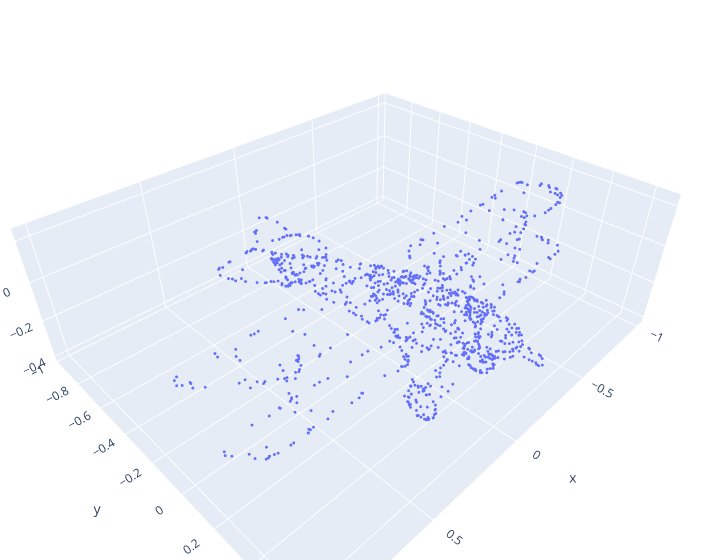

Here is the notebook cell this chart was saved with:
### Code cell
plane_01_sample = sample_farthest_points(torch.Tensor(plane_01).unsqueeze(0), K = 1024, random_start_point=True)[0].squeeze(0).numpy()
show_3d_plot(plane_01_sample)

### Figure 1 — Plotly figure (JSON) as saved in the notebook; plotly's stock layout.template omitted (floating-point values rounded to 4 significant figures; data arrays with more than 128 entries replaced by an {"elided": "..."} marker saying what was removed)
{"data": [{"hovertemplate": "x=%{x}<br>y=%{y}<br>z=%{z}<extra></extra>", "legendgroup": "", "marker": {"color": "#636efa", "size": 1, "symbol": "circle"}, "mode": "markers", "name": "", "scene": "scene", "showlegend": false, "type": "scatter3d", "x": {"elided": "1024 float values"}, "y": {"elided": "1024 float values"}, "z": {"elided": "1024 float values"}}], "layout": {"legend": {"tracegroupgap": 0}, "margin": {"b": 0, "l": 0, "r": 0, "t": 0}, "scene": {"domain": {"x": [0, 1], "y": [0, 1]}, "xaxis": {"title": {"text": "x"}}, "yaxis": {"title": {"text": "y"}}, "zaxis": {"title": {"text": "z"}}}, "width": 720}}
